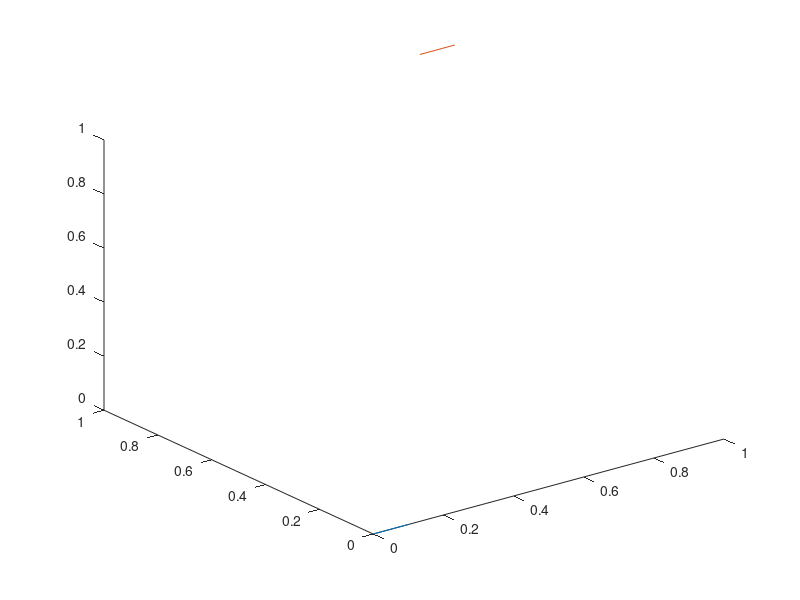

Here is the MATLAB script that generated this plot: (Note: this script raises an error after producing the figure.)
%=============================================================================
% Copyright (c) 2016-present Allan CORNET (Nelson)
%=============================================================================
% This file is part of Nelson.
%=============================================================================
% LICENCE_BLOCK_BEGIN
% SPDX-License-Identifier: LGPL-3.0-or-later
% LICENCE_BLOCK_END
%=============================================================================
% <--ADV-CLI MODE-->
%=============================================================================
% SortMethod 'depth' paints 3D children back-to-front by projected depth;
% 'childorder' keeps the Children order. Both backends are depth-ordered
% (web list and GL z-buffer), so this checks the property round-trips and the
% 'depth' draw order renders without error.
%=============================================================================
f = figure('Visible', 'off');
ax = axes('Parent', f);
view(ax, 3);
plot3(ax, [0 0.1], [0 0], [0 0]);
hold(ax, 'on');
plot3(ax, [0.9 1], [1 1], [1 1]);
%=============================================================================
% default SortMethod is 'childorder'
assert_isequal(char(ax.SortMethod), 'childorder');
%=============================================================================
ax.SortMethod = 'depth';
assert_isequal(char(ax.SortMethod), 'depth');
drawnow();
dl = char(__web_display_list__(f));
assert_istrue(~isempty(strfind(dl, 'polyline')));
%=============================================================================
ax.SortMethod = 'childorder';
assert_isequal(char(ax.SortMethod), 'childorder');
drawnow();
%=============================================================================
close(f);
%=============================================================================
